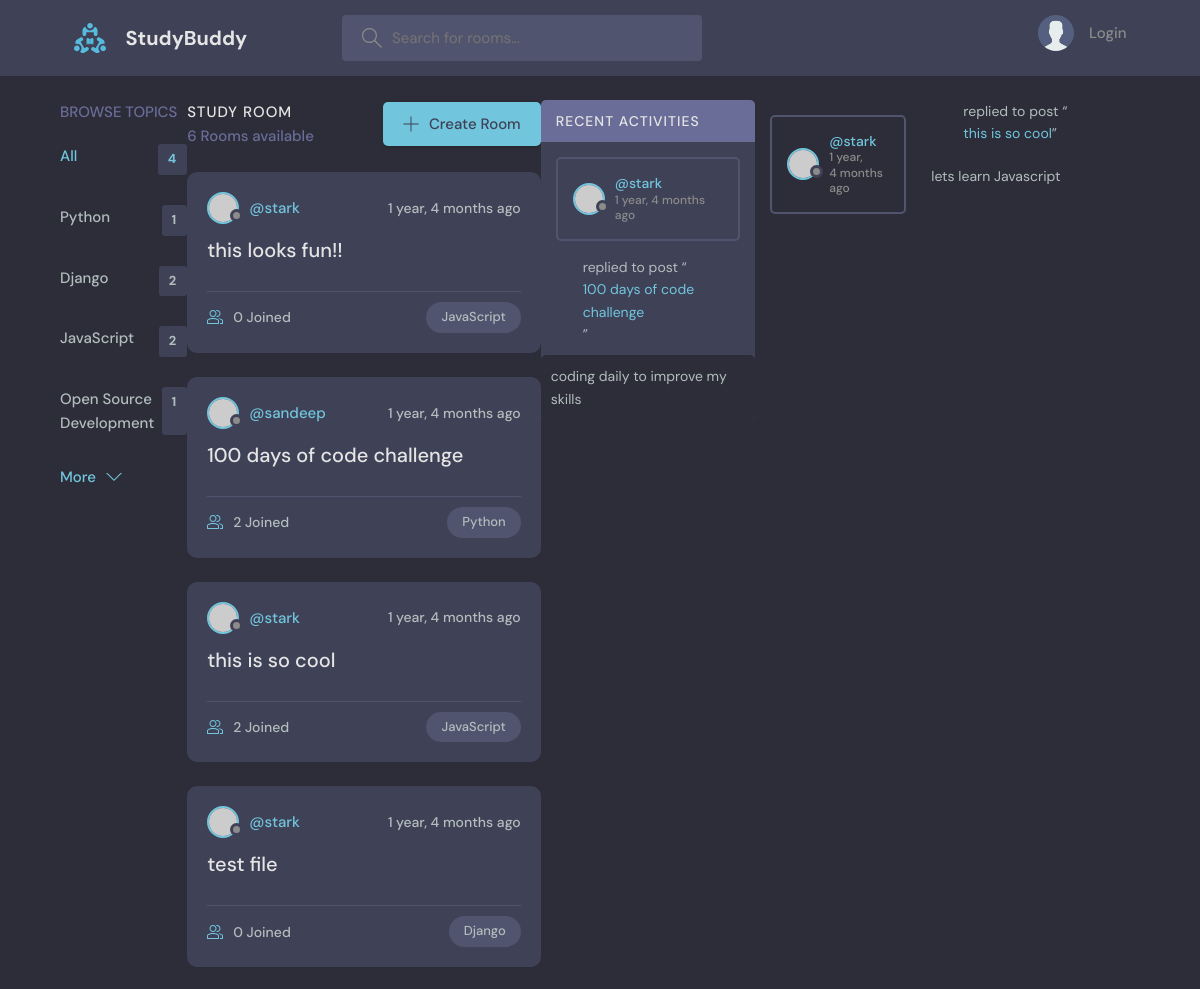
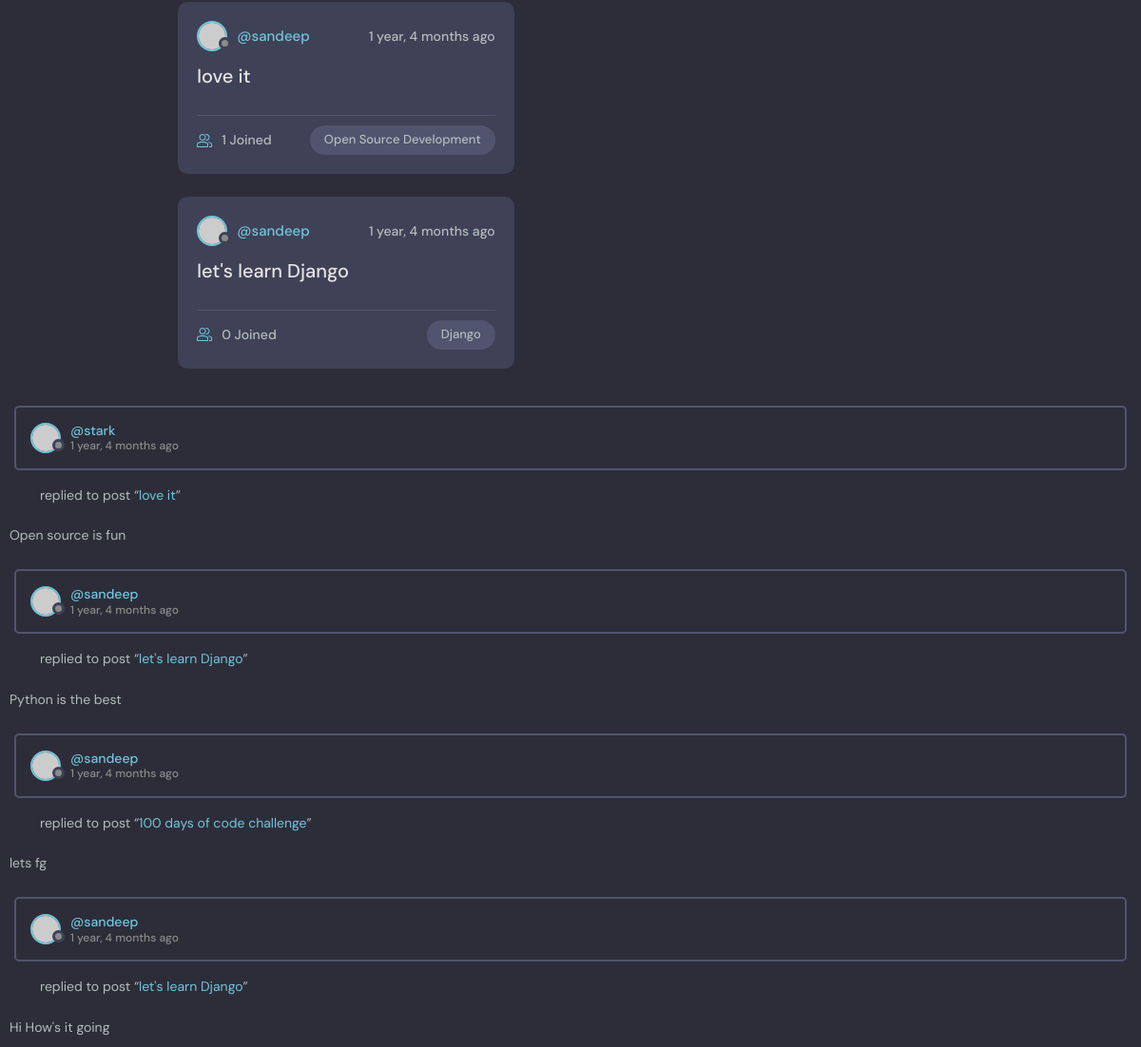
The page / on the database its author committed (2 pictures, top to bottom).
### base/models.py (models this page shows, shortened)
class Topic(models.Model):
    name = models.CharField(max_length=200)

class Room(models.Model):
    host = models.ForeignKey(User, on_delete=models.SET_NULL, null=True)
    topic = models.ForeignKey(Topic, on_delete=models.SET_NULL, null=True)
    name = models.CharField(max_length=200)
    description = models.TextField(null=True, blank=True)
    participants = models.ManyToManyField(User, related_name='participants')
    updated = models.DateTimeField(auto_now=True)
    created = models.DateTimeField(auto_now_add=True)
    def __str__(self):
        return self.name
    class Meta:
        ordering = ['-updated', '-created']

class Message(models.Model):
    user = models.ForeignKey(User, on_delete=models.CASCADE)
    room = models.ForeignKey(Room, on_delete=models.CASCADE)
    body = models.TextField()
    updated = models.DateTimeField(auto_now=True)
    created = models.DateTimeField(auto_now_add=True)
    class Meta:
        ordering = ['-updated', '-created']

### base/views.py (the view)
# urls.py: path('', views.home, name="home"),
def home(request):
    q = request.GET.get('q') if request.GET.get('q') != None else ''
    rooms = Room.objects.filter(
        Q(topic__name__icontains=q) |
        Q(name__icontains=q) |
        Q(description__icontains=q)
    )
    room_count = rooms.count()
    topics = Topic.objects.all()
    room_messages = Message.objects.filter(Q(room__topic__name__icontains=q))
    context = {'rooms': rooms, 'topics': topics,
               'room_count': room_count, 'room_messages': room_messages}
    return render(request, 'base/home.html', context)

### base/templates/base/home.html (shortened to what this page needs)
{% extends 'main.html'%}
{% block content %}
    <main class="layout layout--3">
      <div class="container">
        {% include 'base/topics_component.html' %}
        <div class="roomList">
          <div class="roomList__header">
            <div>
              <h2>Study Room</h2>
              <p>{{room_count}} Rooms available</p>
            </div>
            <a class="btn btn--main" href="create-room.html">
              <svg version="1.1" xmlns="http://www.w3.org/2000/svg" width="32" height="32" viewBox="0 0 32 32">
                <title>add</title>
                <path
                  d="M16.943 0.943h-1.885v14.115h-14.115v1.885h14.115v14.115h1.885v-14.115h14.115v-1.885h-14.115v-14.115z"
                ></path>
              </svg>
              Create Room
            </a>
          </div>
          {% include 'base/feed_component.html' %}
        </div>
        {% include 'base/activity_component.html' %}
    </main>
{% endblock content %}

### base/templates/base/topics_component.html
<div class="topics">
    <div class="topics__header">
      <h2>Browse Topics</h2>
    </div>
    <ul class="topics__list">
      <li>
        <a href="{% url 'home' %}" class="active">All<span>{{topics.count}}</span></a>
      </li>
      {% for topic in topics %}
      <li>
        <a href="{%url 'home' %}?q={{topic.name}}">{{topic.name}} <span>{{topic.room_set.all.count}}</span></a>
      </li>
      {% endfor %}
    </ul>
    <button class="btn btn--link" href="/">
      More
      <svg version="1.1" xmlns="http://www.w3.org/2000/svg" width="32" height="32" viewBox="0 0 32 32">
        <title>chevron-down</title>
        <path d="M16 21l-13-13h-3l16 16 16-16h-3l-13 13z"></path>
      </svg>
    </button>
  </div>

### base/templates/base/feed_component.html (shortened to what this page needs)
{% for room in rooms%}
<div class="roomListRoom">
    <div class="roomListRoom__header">
      <a href="{% url 'user-profile' room.host.id %}" class="roomListRoom__author">
        <div class="avatar avatar--small">
          <img src="https://randomuser.me/api/portraits/women/11.jpg" />
        </div>
        <span>@{{room.host.username}}</span>
      </a>
      <div class="roomListRoom__actions">
        <span>{{room.created|timesince}} ago</span>
      </div>
    </div>
    <div class="roomListRoom__content">
      <a href="{% url 'room' room.id %}">{{room.name}}</a>
    </div>
    <div class="roomListRoom__meta">
      <a href="{% url 'room' room.id %}" class="roomListRoom__joined">
        {{room.participants.all.count}} Joined
      </a>
      <p class="roomListRoom__topic">{{room.topic.name}}</p>
    </div>
  </div>
{% endfor %}

### base/templates/base/activity_component.html (shortened to what this page needs)
<div class="activities">
    <div class="activities__header">
      <h2>Recent Activities</h2>
    </div>
    {% for message in room_messages %}
    <div class="activities__box">
      <div class="activities__boxHeader roomListRoom__header">
        <a href="{% url 'user-profile' message.user.id %}" class="roomListRoom__author">
          <div class="avatar avatar--small">
            <img src="https://randomuser.me/api/portraits/women/11.jpg" />
          </div>
          <p>
            @{{message.user}}
            <span>{{message.created|timesince}} ago</span>
          </p>
        </a>
      </div>
      </div>
      <div class="activities__boxContent">
        <p>replied to post “<a href="{% url 'room' message.user.id %}">{{message.room}}</a>”</p>
        <div class="activities__boxRoomContent">
            {{message.body}}
        </div>
      </div>
    </div>
    {% endfor %}

### rows shown on the page
Topic: name "Python", room_set.all.count "1"
Topic: name "Django", room_set.all.count "2"
Topic: name "JavaScript", room_set.all.count "2"
Topic: name "Open Source Development", room_set.all.count "1"
Room: host.username "stark", created "1 year, 4 months", name "this looks fun!!", participants.all.count "0", topic.name "JavaScript"
Room: host.username "sandeep", created "1 year, 4 months", name "100 days of code challenge", participants.all.count "2", topic.name "Python"
Room: host.username "stark", created "1 year, 4 months", name "this is so cool", participants.all.count "2", topic.name "JavaScript"
Room: host.username "stark", created "1 year, 4 months", name "test file", participants.all.count "0", topic.name "Django"
Room: host.username "sandeep", created "1 year, 4 months", name "love it", participants.all.count "1", topic.name "Open Source Development"
Room: host.username "sandeep", created "1 year, 4 months", name "let's learn Django", participants.all.count "0", topic.name "Django"
Message: user "stark", created "1 year, 4 months", room "100 days of code challenge", body "coding daily to improve my skills"
Message: user "stark", created "1 year, 4 months", room "this is so cool", body "lets learn Javascript"
Message: user "stark", created "1 year, 4 months", room "love it", body "Open source is fun"
Message: user "sandeep", created "1 year, 4 months", room "let's learn Django", body "Python is the best"
Message: user "sandeep", created "1 year, 4 months", room "100 days of code challenge", body "lets fg"
Message: user "sandeep", created "1 year, 4 months", room "let's learn Django", body "Hi How's it going"

### other values the page prints
{{ topics.count }} "4"
{{ room_count }} "6"
